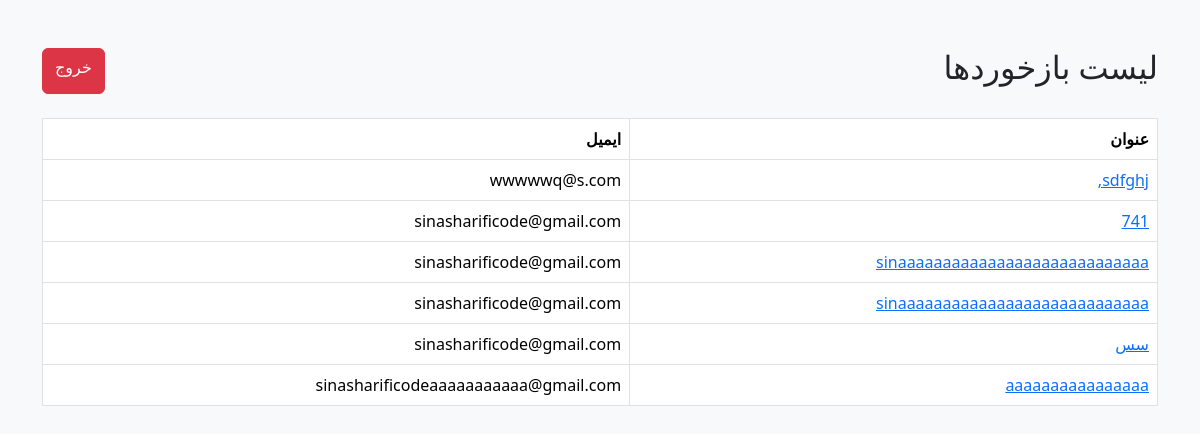
The page /admin/feedbacks (signed in) on the database as committed earlier.
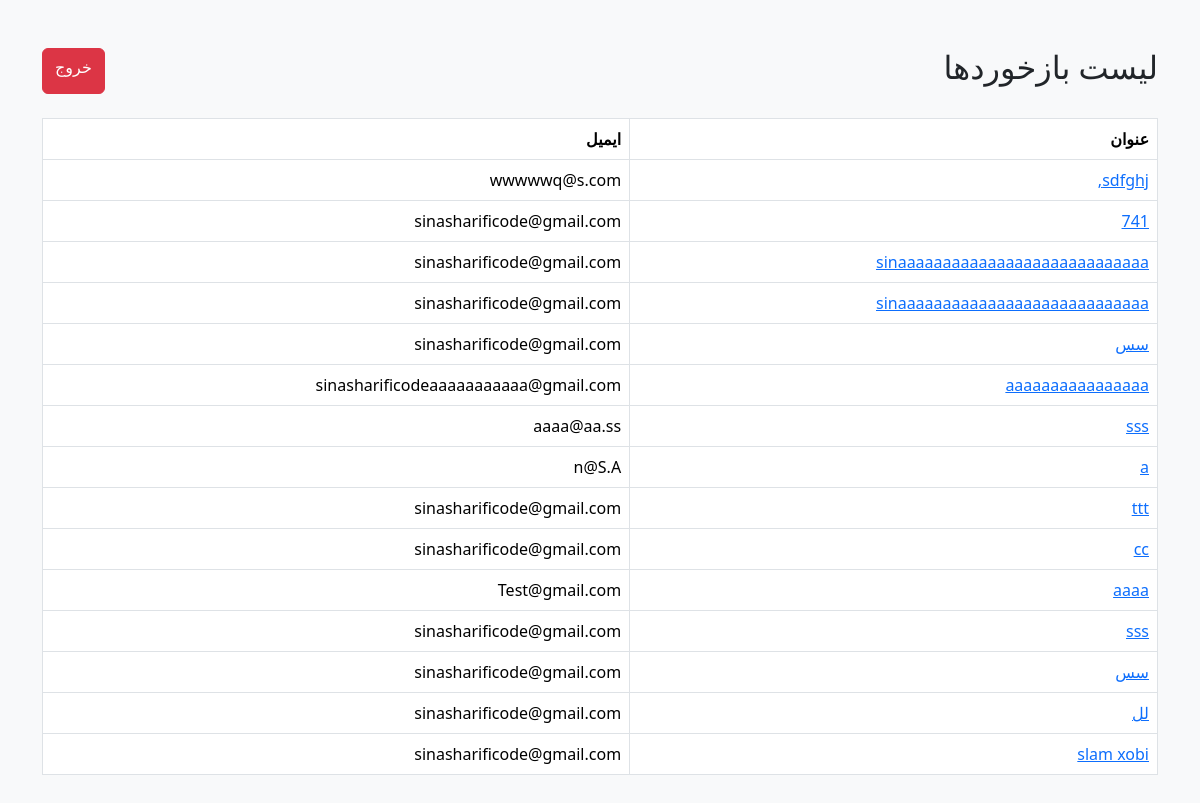
The same page on the database as committed later.
### models.py (models this page shows)
class Feedback(Base):
    __tablename__ = "feedbacks"
    id = Column(Integer, primary_key=True, index=True)
    email = Column(String, nullable=False)
    title = Column(String, nullable=False)
    body = Column(Text, nullable=False)
    status = Column(
        String,
        nullable=False,
        default="Received"
    )
    reply = Column(Text, nullable=True)
    created_at = Column(
        DateTime(timezone=True),
        server_default=func.now()
    )
    updated_at = Column(
        DateTime(timezone=True),
        server_default=func.now(),
        onupdate=func.now()
    )

### main.py (the view)
@app.get("/admin/feedbacks")
def admin_feedbacks(
    request: Request
):
    check = admin_required(
        request
    )
    if check is not True:
        return check
    db = SessionLocal()
    feedbacks = db.query(
        Feedback
    ).all()
    db.close()
    return templates.TemplateResponse(
        request=request,
        name="admin_feedbacks.html",
        context={
            "feedbacks": feedbacks
        }
    )

### templates/admin_feedbacks.html (shortened to what this page needs)
<!DOCTYPE html>
<html lang="fa" dir="rtl">
<head>
    <link href="https://cdn.jsdelivr.net/npm/bootstrap@5.3.3/dist/css/bootstrap.min.css"
          rel="stylesheet">
</head>
<body class="bg-light">
<div class="container py-5">
    <div class="d-flex justify-content-between mb-4">
        <h2>
            لیست بازخوردها
        </h2>
        <a href="/admin/logout"
           class="btn btn-danger">
            خروج
        </a>
    </div>
    <table class="table table-bordered table-hover bg-white">
        <thead>
        <tr>
            <th>عنوان</th>
            <th>ایمیل</th>
        </tr>
        </thead>
        <tbody>
        {% for feedback in feedbacks %}
        <tr>
            <td>
                <a href="/admin/feedback/{{ feedback.id }}">
                    {{ feedback.title }}
                </a>
            </td>
            <td>
                {{ feedback.email }}
            </td>
        </tr>
        {% endfor %}
        </tbody>
    </table>
</div>
</body>
</html>

Rows that differ between the two databases and show on the page:
added Feedback: title "sss", email "aaaa@aa.ss"
added Feedback: title "a", email "n@S.A"
added Feedback: title "ttt", email "sinasharificode@gmail.com"
added Feedback: title "cc", email "sinasharificode@gmail.com"
added Feedback: title "aaaa", email "Test@gmail.com"
added Feedback: title "sss", email "sinasharificode@gmail.com"
added Feedback: title "سس", email "sinasharificode@gmail.com"
added Feedback: title "لل", email "sinasharificode@gmail.com"
added Feedback: title "slam xobi", email "sinasharificode@gmail.com"
